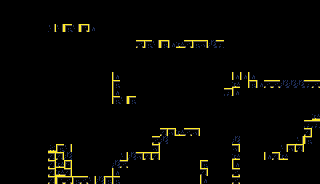

A level layout from a 2D game, rendered from its tile map. Below: a short description, then the map file with its tile-grid data intact:
An orthogonal 40x23 tile map with 8x8 px tiles, 1 tile layer (solids).

<map version="1.10" tiledversion="1.11.2" orientation="orthogonal" renderorder="right-down" width="40" height="23" tilewidth="8" tileheight="8" infinite="0" nextlayerid="2" nextobjectid="1">
 <tileset firstgid="1" source="simple-tileset.tsx" />
 <layer id="1" name="solids" width="40" height="23">
  <data encoding="csv">
0,0,0,0,0,0,0,0,0,0,0,0,0,0,0,0,0,0,0,0,0,0,0,0,0,0,0,0,0,0,0,0,0,0,0,0,0,0,0,0,
0,0,0,0,0,0,0,0,0,0,0,0,0,0,0,0,0,0,0,0,0,0,0,0,0,0,0,0,0,0,0,0,0,0,0,0,0,0,0,0,
0,0,0,0,0,0,0,0,0,0,0,0,0,0,0,0,0,0,0,0,0,0,0,0,0,0,0,0,0,0,0,0,0,0,0,0,0,0,0,0,
0,0,0,0,0,0,13,13,1,13,5,11,0,0,0,0,0,0,0,0,0,0,0,0,0,0,0,0,0,0,0,0,0,0,0,0,0,0,0,0,
0,0,0,0,0,0,0,0,0,0,0,0,0,0,0,0,0,0,0,0,0,0,0,0,0,0,0,0,0,0,0,0,0,0,0,0,0,0,0,0,
0,0,0,0,0,0,0,0,0,0,0,0,0,0,0,0,0,6,1,13,1,11,8,6,1,3,12,2,0,0,0,0,0,0,0,0,0,0,0,0,
0,0,0,0,0,0,0,0,0,0,0,0,0,0,0,0,0,0,0,0,0,0,0,0,0,0,0,0,0,0,0,0,0,0,0,0,0,0,0,0,
0,0,0,0,0,0,0,0,0,0,0,0,0,0,0,0,0,0,0,0,0,0,0,0,0,0,0,0,0,0,0,0,0,0,0,0,0,0,0,0,
0,0,0,0,0,0,0,0,0,0,0,0,0,0,0,0,0,0,0,0,0,0,0,0,0,0,0,0,0,0,0,0,0,0,0,0,0,0,0,0,
0,0,0,0,0,0,0,0,0,0,0,0,0,0,11,0,0,0,0,0,0,0,0,0,0,0,0,0,0,11,11,11,0,0,0,0,0,0,0,0,
0,0,0,0,0,0,0,0,0,0,0,0,0,0,1,0,0,0,0,0,0,0,0,0,0,0,0,0,0,8,0,1,11,6,6,12,12,12,2,6,
0,0,0,0,0,0,0,0,0,0,0,0,0,0,11,0,0,0,0,0,0,0,0,0,0,0,0,0,2,11,0,0,0,0,0,0,0,0,0,0,
0,0,0,0,0,0,0,0,0,0,0,0,0,0,1,13,1,0,0,0,0,0,0,0,0,0,0,0,0,0,0,0,0,0,0,0,0,0,0,0,
0,0,0,0,0,0,0,0,0,0,0,0,0,0,0,0,0,0,0,0,0,0,0,0,0,0,0,0,0,0,0,0,0,0,0,0,0,0,0,0,
0,0,0,0,0,0,0,0,0,0,0,0,0,0,0,0,0,0,0,0,0,0,0,0,0,0,0,0,0,0,0,0,0,0,0,0,0,0,0,8,
0,0,0,0,0,0,0,0,0,0,0,0,0,0,0,0,0,0,0,0,0,0,0,0,0,0,0,0,0,0,0,0,0,0,0,0,0,0,2,2,
0,0,0,0,0,0,0,0,0,0,0,0,0,0,0,0,0,0,0,0,7,3,8,6,3,0,0,0,0,0,0,0,0,0,0,0,0,0,7,0,
0,0,0,0,0,0,0,0,0,0,0,0,0,0,0,0,0,0,0,6,12,0,0,0,0,0,0,0,0,12,0,0,0,0,0,0,0,13,1,0,
0,0,0,0,0,0,10,1,13,0,0,0,0,0,0,0,0,0,0,3,0,0,0,0,0,0,0,0,0,3,0,0,0,0,0,13,3,7,0,0,
0,0,0,0,0,0,7,7,12,0,0,0,0,0,0,13,12,3,7,7,0,0,0,0,0,0,0,0,0,8,0,0,0,11,7,8,0,0,0,0,
0,0,0,0,0,0,7,8,4,0,0,0,0,0,12,6,0,0,0,0,0,0,0,0,0,1,0,0,0,11,0,0,0,0,0,0,0,0,0,0,
0,0,0,0,0,0,7,8,7,0,0,0,0,0,11,0,0,0,0,0,0,0,0,0,0,7,0,0,0,6,0,0,0,0,0,0,0,0,0,0,
0,0,0,0,0,0,7,5,6,1,6,13,12,1,1,0,0,0,0,0,0,0,0,0,0,11,0,0,0,6,0,0,0,0,0,0,0,0,0,0
</data>
 </layer>
</map>